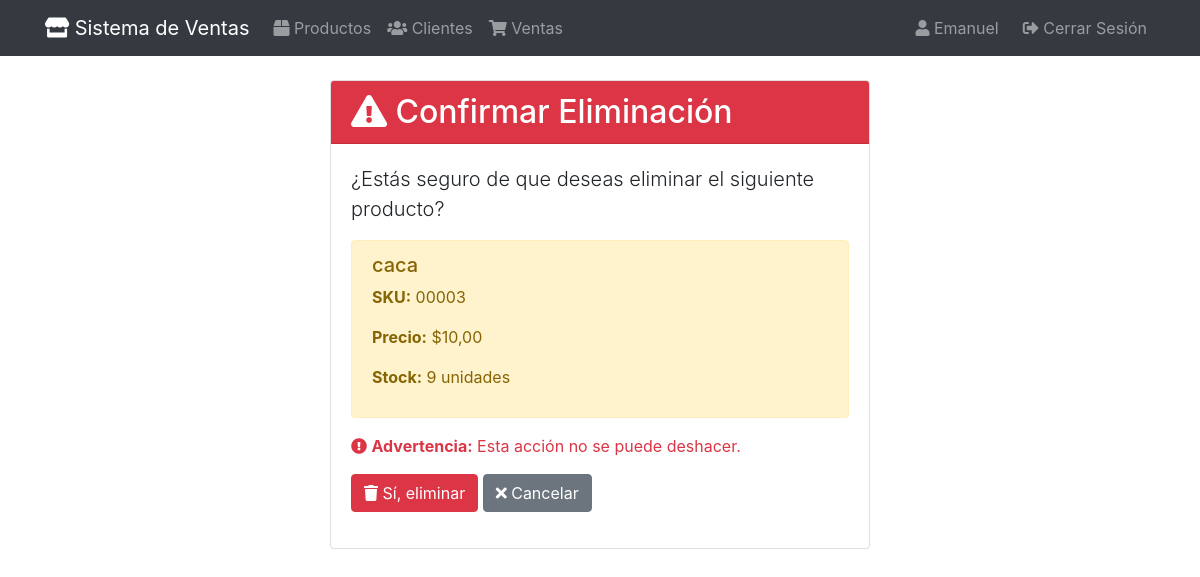
/productos/4/eliminar/ (signed in), run on the app's committed database.
### apps/productos/models.py (models this page shows, shortened)
class Producto(models.Model):
    nombre = models.CharField(max_length=100, verbose_name="Nombre del Producto")
    descripcion = models.TextField(blank= True, verbose_name="Descripción del Producto")
    precio = models.DecimalField(
        max_digits=10,
        decimal_places=2,
        validators=[MinValueValidator(0)],
        verbose_name="Precio"
    )
    stock = models.IntegerField(
        validators=[MinValueValidator(0)],
        verbose_name="Cantidad en Stock",
        default = 0
    )
    sku = models.CharField(
        max_length=50,
        unique=True,
        verbose_name="SKU"
    )
    activo = models.BooleanField(default=True, verbose_name="Activo")
    creado = models.DateTimeField(auto_now_add = True)
    actualizado= models.DateTimeField(auto_now=True)
    class Meta:
        verbose_name = "Producto"
        verbose_name_plural = "Productos"
        ordering = ['nombre']

### apps/productos/views.py (the view, shortened to what this page needs)
# urls.py: path("<int:pk>/eliminar/", views.ProductoDeleteView.as_view(), name="eliminar"),
class ProductoDeleteView(StockGroupRequiredMixin, DeleteView):
    model = Producto
    template_name = "productos/producto_confirm_delete.html"
    success_url = reverse_lazy("productos:lista")

### apps/core/mixins.py (called while the page is built)
    def test_func(self):
        if self.group_required is None:
            return True
        if not self.request.user.is_authenticated:
            return False
        if self.request.user.is_superuser or self.request.user.groups.filter(name='administradores').exists():
            return True
        return self.request.user.groups.filter(name=self.group_required).exists()

### apps/productos/templates/productos/producto_confirm_delete.html (shortened to what this page needs)
{% extends 'base.html' %}
{% block content %}
<div class="row justify-content-center">
    <div class="col-md-6">
        <div class="card">
            <div class="card-header bg-danger text-white">
                <h2 class="mb-0">
                    <i class="fas fa-exclamation-triangle"></i> Confirmar Eliminación
                </h2>
            </div>
            <div class="card-body">
                <p class="lead">¿Estás seguro de que deseas eliminar el siguiente producto?</p>
                <div class="alert alert-warning">
                    <h5>{{ producto.nombre }}</h5>
                    <p><strong>SKU:</strong> {{ producto.sku }}</p>
                    <p><strong>Precio:</strong> ${{ producto.precio }}</p>
                    <p><strong>Stock:</strong> {{ producto.stock }} unidades</p>
                </div>
                <p class="text-danger">
                    <i class="fas fa-exclamation-circle"></i>
                    <strong>Advertencia:</strong> Esta acción no se puede deshacer.
                </p>
                <form method="post">
                    <div class="form-group">
                        <button type="submit" class="btn btn-danger">
                            <i class="fas fa-trash"></i> Sí, eliminar
                        </button>
                        <a href="{% url 'productos:lista' %}" class="btn btn-secondary">
                            <i class="fas fa-times"></i> Cancelar
                        </a>
                    </div>
                </form>
            </div>
        </div>
    </div>
</div>
{% endblock %}

### templates/base.html (shortened to what this page needs)
<!DOCTYPE html>
<html lang="es">
<head>
    <link href="https://cdn.jsdelivr.net/npm/bootstrap@4.6.0/dist/css/bootstrap.min.css" rel="stylesheet">
    <link href="https://cdnjs.cloudflare.com/ajax/libs/font-awesome/5.15.4/css/all.min.css" rel="stylesheet">
</head>
<body>
    <nav class="navbar navbar-expand-lg navbar-dark bg-dark">
        <div class="container">
            <a class="navbar-brand" href="/">
                <i class="fas fa-store"></i> Sistema de Ventas
            </a>
            <div class="collapse navbar-collapse">
                <ul class="navbar-nav mr-auto">
                    <li class="nav-item">
                        <a class="nav-link" href="{% url 'productos:lista' %}">
                            <i class="fas fa-box"></i> Productos
                        </a>
                    </li>
                    <li class="nav-item">
                        <a class="nav-link" href="{% url 'clientes:lista' %}">
                             <i class="fas fa-users"></i> Clientes
                        </a>
                    </li>
                    <li class="nav-item">
                        <a class="nav-link" href="{% url 'ventas:lista' %}">
                             <i class="fas fa-shopping-cart"></i> Ventas
                        </a>
                    </li>
                </ul>
                <ul class="navbar-nav">
                    {% if user.is_authenticated %}
                        <li class="nav-item">
                            <span class="navbar-text mr-3">
                                <i class="fas fa-user"></i> {{ user.username }}
                            </span>
                        </li>
                        <li class="nav-item">
                            <a class="nav-link" href="{% url 'account_logout' %}">
                                <i class="fas fa-sign-out-alt"></i> Cerrar Sesión
                            </a>
                        </li>
                    {% else %}
                        <li class="nav-item">
                            <a class="nav-link" href="{% url 'account_login' %}">
                                <i class="fas fa-sign-in-alt"></i> Iniciar Sesión
                            </a>
                        </li>
                    {% endif %}
                </ul>
            </div>
        </div>
    </nav>
    <main class="container my-4">
        {% block content %}{% endblock %}
    </main>
</body>
</html>

### data on the page
Producto: nombre "caca", sku "00003", precio "10,00", stock "9"

### other printed values
{{ user.username }} "Emanuel"
